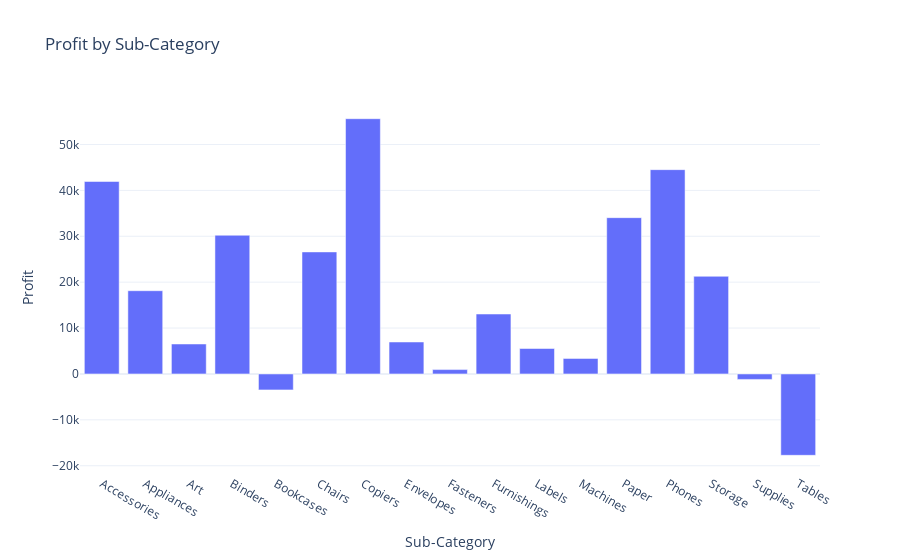

Here is the notebook cell this chart was saved with:
### Code cell
fig=px.bar(profit_by_Sub_Category,
          y="Profit",
          x="Sub-Category",
          title="Profit by Sub-Category")
fig.show()

### Figure 1 — Plotly figure (JSON) as saved in the notebook; plotly's stock layout.template omitted (floating-point values rounded to 4 significant figures)
{"data": [{"alignmentgroup": "True", "hovertemplate": "Sub-Category=%{x}<br>Profit=%{y}<extra></extra>", "legendgroup": "", "marker": {"color": "#636efa", "pattern": {"shape": ""}}, "name": "", "offsetgroup": "", "orientation": "v", "showlegend": false, "textposition": "auto", "type": "bar", "x": ["Accessories", "Appliances", "Art", "Binders", "Bookcases", "Chairs", "Copiers", "Envelopes", "Fasteners", "Furnishings", "Labels", "Machines", "Paper", "Phones", "Storage", "Supplies", "Tables"], "xaxis": "x", "y": [41940.0, 18140.0, 6528.0, 30220.0, -3473.0, 26590.0, 55620.0, 6964.0, 949.5, 13060.0, 5546.0, 3385.0, 34050.0, 44520.0, 21280.0, -1189.0, -17730.0], "yaxis": "y"}], "layout": {"autosize": true, "barmode": "relative", "legend": {"tracegroupgap": 0}, "title": {"text": "Profit by Sub-Category"}, "xaxis": {"anchor": "y", "autorange": true, "domain": [0, 1], "range": [-0.5, 16.5], "title": {"text": "Sub-Category"}, "type": "category"}, "yaxis": {"anchor": "x", "autorange": true, "domain": [0, 1], "range": [-21800.0, 59690.0], "title": {"text": "Profit"}, "type": "linear"}}}
